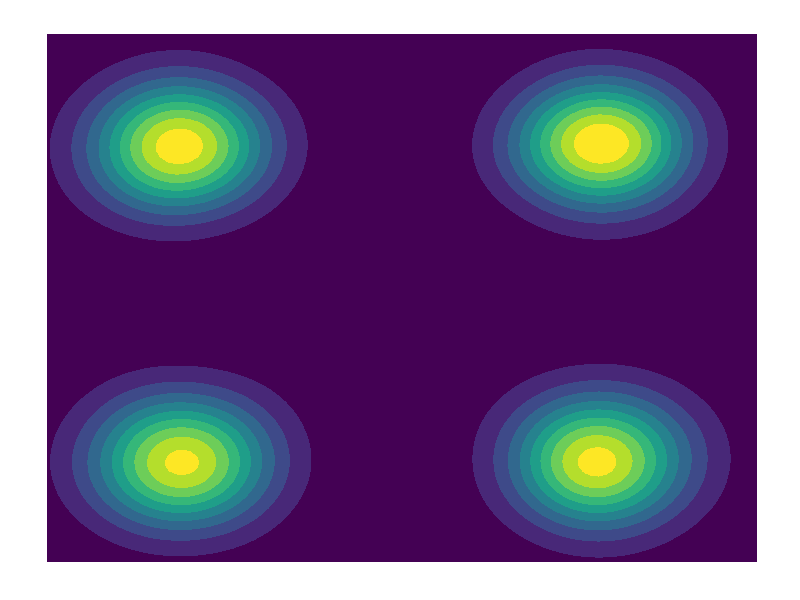
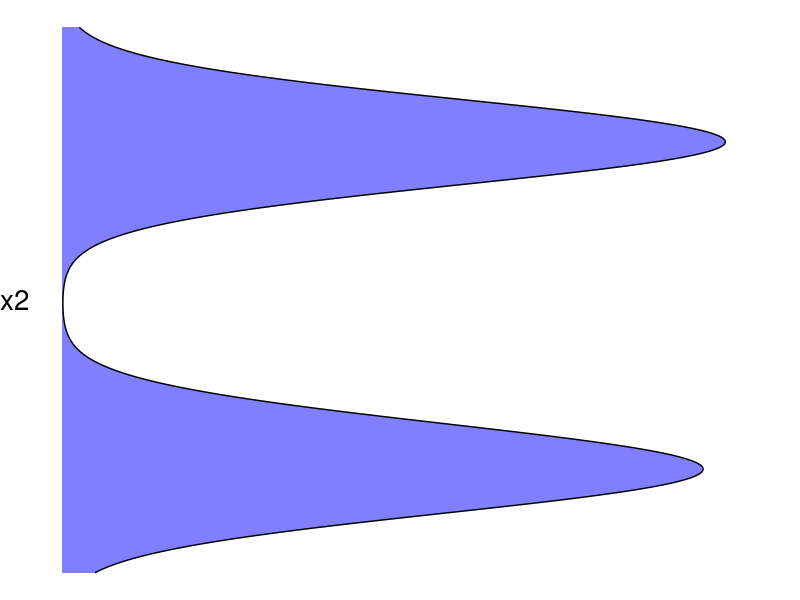
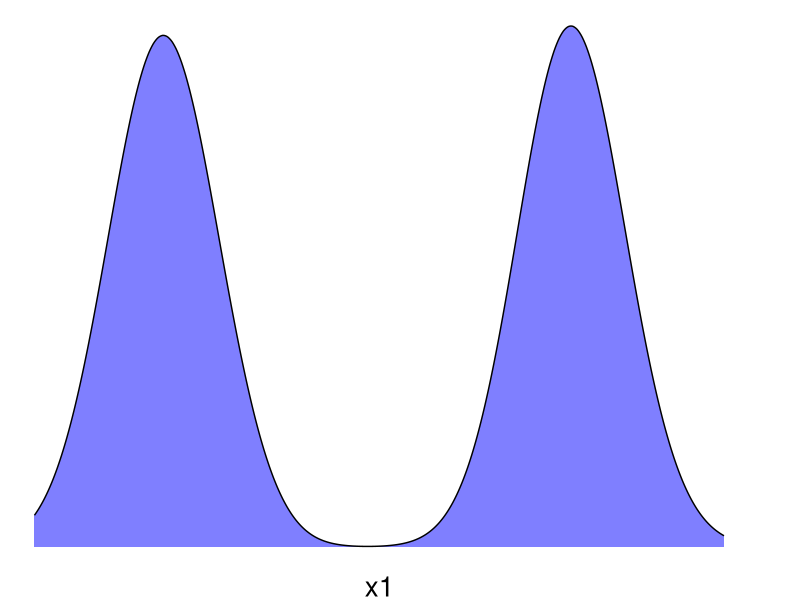

Reproduce these figures in R, in order. (Note: this script raises an error after producing the figures.)
library(ggplot2)
library(MASS)     
library(gridExtra) 


# Define parameters for the Gaussian distributions
mean1 <- c(0, 0)
mean2 <- c(5, 5)
covariance <- matrix(c(1, 0, 0, 1), nrow = 2)

# Generate samples
set.seed(0)
samples1 <- mvrnorm(n = 1000, mu = mean1, Sigma = covariance)
samples2 <- mvrnorm(n = 1000, mu = mean2, Sigma = covariance)
samples <- rbind(samples1, samples2)

# Create a data frame
df <- data.frame(x = samples[,1], y = samples[,2])

# Create the main contour plot
p_main <- ggplot(df, aes(x = x, y = y)) + 
  geom_density_2d_filled() +
  theme_minimal() +
  theme(axis.title = element_blank(),
        axis.text = element_blank(),
        axis.ticks = element_blank(),
        panel.grid = element_blank()) +
  theme(legend.position = "none")

# Create the top marginal plot (X-axis)
p_top <- ggplot(df, aes(x = x)) +
  geom_density(aes(y = after_stat(density)), fill = "blue", alpha = 0.5) +
  theme_void() +
  theme(plot.margin = margin(t = 0, r = 30, b = 0, l = 0),
        axis.title.x = element_text(size = 20)) + 
  labs(x = "x1")

# Create the right marginal plot (Y-axis)
p_right <- ggplot(df, aes(x = y)) +
  geom_density(aes(y = after_stat(density)), fill = "blue", alpha = 0.5) +
  theme_void() +
  theme(plot.margin = margin(t = 0, r = 30, b = 0, l = 0),
        axis.title.y = element_text(size = 20)) + 
  labs(x = "x2") +
  coord_flip() 

# Arrange the plots together
empty <- ggplot() + geom_blank(aes(x = 0, y = 0)) + theme_void()
p1 <- arrangeGrob(p_top, empty, p_main, p_right,
                          ncol = 2, nrow = 2,
                          widths = c(4, 0.5),
                          heights = c(2, 7))


# Define parameters for the Gaussian distributions
mean1 <- c(0, 0)
mean2 <- c(10, 10)
mean3 <- c(10, 0)
mean4 <- c(0, 10)

# Generate samples
set.seed(0)
samples1 <- mvrnorm(n = 1000, mu = mean1, Sigma = covariance)
samples2 <- mvrnorm(n = 1000, mu = mean2, Sigma = covariance)
samples3 <- mvrnorm(n = 1000, mu = mean3, Sigma = covariance)
samples4 <- mvrnorm(n = 1000, mu = mean4, Sigma = covariance)

samples <- rbind(samples1, samples2, samples3, samples4)

# Create a data frame
df <- data.frame(x = samples[,1], y = samples[,2])

# Create the main contour plot
p_main <- ggplot(df, aes(x = x, y = y)) + 
  geom_density_2d_filled() +
  theme_minimal() +
  theme(axis.title = element_blank(),
        axis.text = element_blank(),
        axis.ticks = element_blank(),
        panel.grid = element_blank()) +
  theme(legend.position = "none")

# Create the top marginal plot (X-axis)
p_top <- ggplot(df, aes(x = x)) +
  geom_density(aes(y = after_stat(density)), fill = "blue", alpha = 0.5) +
  theme_void() +
  theme(plot.margin = margin(t = 0, r = 30, b = 0, l = 0),
        axis.title.x = element_text(size = 20)) + 
  labs(x = "x1")

# Create the right marginal plot (Y-axis)
p_right <- ggplot(df, aes(x = y)) +
  geom_density(aes(y = after_stat(density)), fill = "blue", alpha = 0.5) +
  theme_void() +
  theme(plot.margin = margin(t = 0, r = 30, b = 0, l = 0),
        axis.title.y = element_text(size = 20)) + 
  labs(x = "x2") +
  coord_flip() 

# Arrange the plots together
empty <- ggplot() + geom_blank(aes(x = 0, y = 0)) + theme_void()
p2 <- arrangeGrob(p_top, empty, p_main, p_right,
                          ncol = 2, nrow = 2,
                          widths = c(4, 0.5),
                          heights = c(2, 7))

# Display the plot
grid.newpage()
grid.draw(p2)

plot = grid.arrange(p1, p2,  ncol = 2)

ggsave(file = "../figure/gaussian_mixture_with_marginals.png", plot = plot, width = 24, height = 8, dpi = 300)
